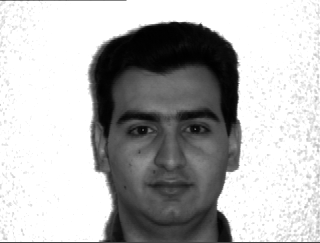
#> input picture Facial and expression recognition/data/yalefaces/subject15/subject15.1.png, 320 x 243 px, given in place of subject01.happy.png, which was not available
$ python expressions.py
#> lines starting #> are read from the running program, lines starting #| are printed output that depends on the picture
import cv2
import numpy as np
import matplotlib.pyplot as plt
import os


def read_image(file_path):
    img=cv2.imread(file_path,cv2.IMREAD_GRAYSCALE)
#> img is the input picture: shape (243, 320); min 0, max 255, mean 179.8
    img=cv2.resize(img,(50,50))
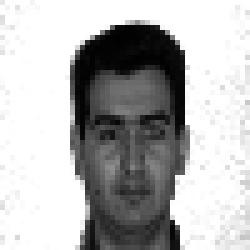
#> img: shape (50, 50) (shown 5 times larger); min 1, max 255, mean 180.6
    return img.flatten()


all_images_list=[]
label_list=[]

express_folder=r'C:\Users\DELL\Downloads\data\yalefaces'
for expression in["happy","sad","normal","sleepy","surprised","wink"]:
    dataset=[]
    label=[]
    for person_id in range(1, 11):
        person_folder=os.path.join(express_folder,rf"subject{person_id:02d}\subject{person_id:02d}")
        img_filename=f"{person_folder}.{expression}.png"

        img_path = os.path.join(express_folder, person_folder,img_filename)
        img= read_image(img_path)
#> img = 2500 values, max 255 at index 1, min 1 at index 371, mean 180.6
#> (the run stopped early here; a loop or call above may not have finished)

$ run again, on Facial and expression recognition/data/yalefaces/subject15/subject15.10.png
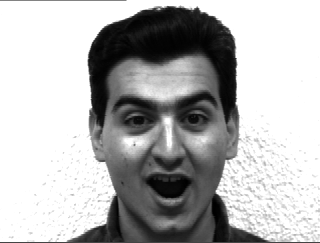
#> input picture Facial and expression recognition/data/yalefaces/subject15/subject15.10.png, 320 x 243 px, given in place of subject01.happy.png, which was not available
#> in read_image, img is the input picture: shape (243, 320); min 0, max 255, mean 180.6
#> in read_image, `img=cv2.resize(img,(50,50))`:
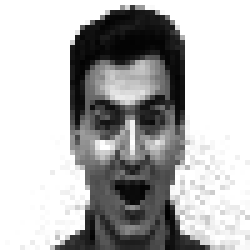
#> img: shape (50, 50) (shown 5 times larger); min 0, max 255, mean 181
#> `img= read_image(img_path)`: img = 2500 values, max 255 at index 0, min 0 at index 2183, mean 181

$ run again, on Facial and expression recognition/data/yalefaces/subject15/subject15.2.png
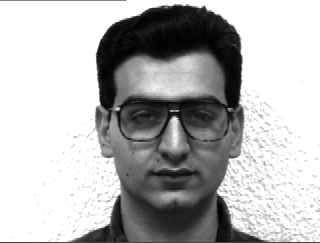
#> input picture Facial and expression recognition/data/yalefaces/subject15/subject15.2.png, 320 x 243 px, given in place of subject01.happy.png, which was not available
#> in read_image, img is the input picture: shape (243, 320); min 0, max 255, mean 181.4
#> in read_image, `img=cv2.resize(img,(50,50))`:
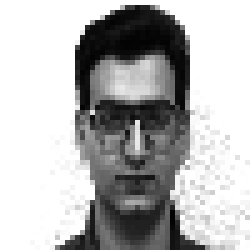
#> img: shape (50, 50) (shown 5 times larger); min 2, max 255, mean 181.7
#> `img= read_image(img_path)`: img = 2500 values, max 255 at index 0, min 2 at index 2134, mean 181.7
